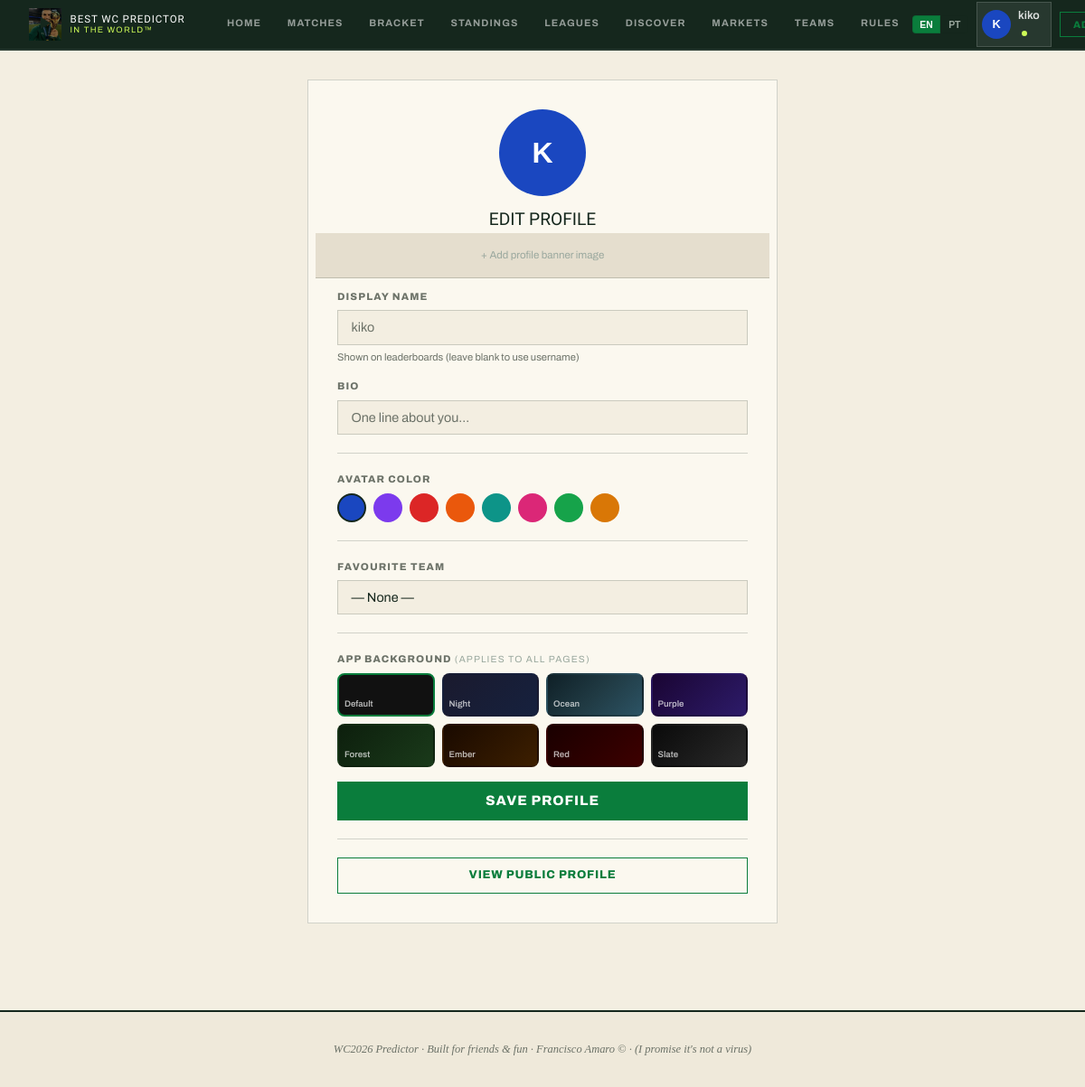
/profile/edit (signed in), run on the app's committed database.
### app/models.py (models this page shows)
class User(Base):
    __tablename__ = "users"
    id = Column(Integer, primary_key=True, index=True)
    username = Column(String(50), unique=True, nullable=False, index=True)
    email = Column(String(100), unique=True, nullable=False, index=True)
    password_hash = Column(String(200), nullable=False)
    is_superadmin = Column(Boolean, default=False)
    display_name = Column(String(50), nullable=True)
    bio = Column(String(120), nullable=True)
    credits = Column(Float, default=10.0)
    avatar_color = Column(String(10), default="#1a47c0")
    avatar_icon = Column(String(6), default="★")
    avatar_img_url = Column(String(200), nullable=True)
    profile_bg = Column(String(100), nullable=True)     # CSS gradient/color for whole-app background
    profile_banner_url = Column(String(200), nullable=True)  # banner image on profile page
    favorite_team_id = Column(Integer, ForeignKey("teams.id"), nullable=True)
    created_at = Column(DateTime, default=datetime.utcnow)
    memberships = relationship("LeagueMember", back_populates="user", cascade="all, delete-orphan")
    predictions = relationship("Prediction", back_populates="user", cascade="all, delete-orphan")
    sweepstake_assignments = relationship("SweepstakeAssignment", back_populates="user")
    tournament_picks = relationship("TournamentPick", back_populates="user", cascade="all, delete-orphan")
    favorite_team = relationship("Team", foreign_keys=[favorite_team_id])

### app/routers/profile.py (the view)
@router.get("/profile/edit")
async def edit_profile_page(request: Request, db: Session = Depends(get_db)):
    user = auth.get_current_user(request, db)
    if not user:
        return RedirectResponse("/login", status_code=303)
    teams = db.query(models.Team).order_by(models.Team.group_letter, models.Team.name).all()
    return templates.TemplateResponse(
        "profile/edit.html",
        {"request": request, "user": user, "teams": teams, "error": None, "success": None},
    )

### app/templates/profile/edit.html (shortened to what this page needs)
{% extends "base.html" %}
{% block content %}
{% set _lang = request.cookies.get('lang', user.language if user and user.language else 'en') %}
<div class="container page-content">
  <div class="form-card" style="max-width:520px">
    <div style="text-align:center;margin-bottom:1.5rem">
      <div id="avatarPreviewWrap" style="display:inline-block;position:relative;cursor:pointer" onclick="document.getElementById('avatarFileInput').click()">
        {{ avatar_html(user, "xl") | safe }}
      </div>
      <h1 class="form-title" style="margin-top:.75rem;margin-bottom:0">{{ t('profile.edit', _lang) }}</h1>
    </div>
    {% if user.profile_banner_url %}
    <div style="margin:-1.5rem -1.5rem 1rem;height:100px;overflow:hidden;position:relative;cursor:pointer"
         onclick="document.getElementById('bannerFileInput').click()">
      <img src="{{ user.profile_banner_url }}" style="width:100%;height:100%;object-fit:cover" alt="">
      <div style="position:absolute;inset:0;background:rgba(0,0,0,.4);display:flex;align-items:center;justify-content:center;
           font-size:.7rem;font-weight:700;color:#fff;opacity:0;transition:opacity .15s" id="bannerOverlay">✏ Change Banner</div>
    </div>
    {% else %}
    <div style="margin:-1.5rem -1.5rem .75rem;height:50px;background:var(--bg-3);display:flex;align-items:center;
         justify-content:center;cursor:pointer;border-bottom:1px solid var(--border)"
         onclick="document.getElementById('bannerFileInput').click()">
      <span style="font-size:.72rem;color:var(--text-3)">+ Add profile banner image</span>
    </div>
    {% endif %}
    <form action="/profile/edit" method="post" id="profileForm">
      <div class="form-group">
        <label class="form-label">{{ t('profile.display_name', _lang) }}</label>
        <input class="form-input" type="text" name="display_name" value="{{ user.display_name or '' }}" maxlength="50" placeholder="{{ user.username }}">
        <p class="form-hint">{{ t('profile.display_hint', _lang) }}</p>
      </div>
      <div class="form-group">
        <label class="form-label">{{ t('profile.bio', _lang) }}</label>
        <input class="form-input" type="text" name="bio" value="{{ user.bio or '' }}" maxlength="120" placeholder="{{ t('profile.bio_hint', _lang) }}">
      </div>
      <hr class="form-divider">
      <p class="form-label">{{ t('profile.avatar_color', _lang) }}</p>
      <div class="color-picker mb-3" id="colorPicker">
        {% for color in AVATAR_COLORS %}
        <div class="color-swatch {% if (user.avatar_color or '#1a47c0') == color %}selected{% endif %}"
             style="background:{{ color }}" data-color="{{ color }}"
             onclick="selectColor('{{ color }}')"></div>
        {% endfor %}
      </div>
      <hr class="form-divider">
      <div class="form-group">
        <label class="form-label">{{ t('profile.fav_team', _lang) }}</label>
        <select class="form-input" name="favorite_team_id">
          <option value="0">— None —</option>
        </select>
      </div>
      <hr class="form-divider">
      <p class="form-label">{{ t('profile.app_bg', _lang) }} <span style="font-size:.65rem;color:var(--text-3);font-weight:400">{{ t('profile.app_bg_hint', _lang) }}</span></p>
      <div style="display:grid;grid-template-columns:repeat(4,1fr);gap:.5rem;margin-bottom:1rem" id="bgPicker">
        {% for val, label, css in bgs %}
        <div onclick="selectBg('{{ val }}')" data-bg="{{ val }}"
             style="height:48px;border-radius:8px;background:{{ css }};cursor:pointer;border:2px solid {% if (user.profile_bg or 'none') == val %}var(--primary){% else %}transparent{% endif %};position:relative;display:flex;align-items:flex-end;padding:4px 6px">
          <span style="font-size:.6rem;color:rgba(255,255,255,.7);font-weight:600">{{ label }}</span>
        </div>
        {% endfor %}
      </div>
      <button type="submit" class="btn btn-primary btn-full btn-lg">{{ t('profile.save', _lang) }}</button>
    </form>
    <hr class="form-divider">
    <a href="/profile/{{ user.username }}" class="btn btn-outline btn-full">{{ t('profile.view_public', _lang) }}</a>
  </div>
</div>
{% endblock %}

### app/templates/base.html (shortened to what this page needs)
<!DOCTYPE html>
<html lang="en">
<head>
  <link rel="stylesheet" href="/static/css/style.css">
</head>
<body>
{% set _lang = request.cookies.get('lang', user.language if user and user.language else 'en') %}
  <nav class="navbar">
    <a href="/" class="navbar-brand">
      <div class="brand-icon" style="overflow:hidden;padding:0;background:none;border:none;position:relative;cursor:pointer"
           id="logoBtn" title="Play / Pause">
        <img src="/static/img/logo.jpg" alt="Logo" style="width:36px;height:36px;object-fit:cover;display:block;">
        <div id="playIcon" style="position:absolute;inset:0;display:flex;align-items:center;justify-content:center;background:rgba(0,0,0,.45);font-size:.9rem;transition:opacity .15s">▶</div>
      </div>
      <div class="brand-text">
        <div class="brand-title">Best WC Predictor</div>
        <div class="brand-year">In The World™</div>
      </div>
    </a>
    <div class="nav-links">
      <a href="/" class="nav-link {% if request.url.path == '/' %}active{% endif %}">{{ t('nav.home', _lang) }}</a>
      <a href="/fixtures" class="nav-link {% if '/fixtures' in request.url.path %}active{% endif %}">{{ t('nav.matches', _lang) }}</a>
      <a href="/knockout" class="nav-link {% if '/knockout' in request.url.path %}active{% endif %}">{{ t('nav.bracket', _lang) }}</a>
      <a href="/standings" class="nav-link {% if '/standings' in request.url.path %}active{% endif %}">{{ t('nav.standings', _lang) }}</a>
      <a href="/leagues" class="nav-link {% if '/leagues' in request.url.path and '/leagues/' not in request.url.path and '/discover' not in request.url.path %}active{% endif %}">{{ t('nav.leagues', _lang) }}</a>
      <a href="/leagues/discover" class="nav-link {% if '/discover' in request.url.path %}active{% endif %}">{{ t('nav.discover', _lang) }}</a>
      <a href="/markets" class="nav-link {% if '/markets' in request.url.path %}active{% endif %}">{{ t('nav.markets', _lang) }}</a>
      <a href="/teams" class="nav-link {% if '/teams' in request.url.path %}active{% endif %}">{{ t('nav.teams', _lang) }}</a>
      <a href="/rules" class="nav-link {% if '/rules' in request.url.path %}active{% endif %}">Rules</a>
    </div>
    <div class="nav-right">
      <form action="/set-language" method="post" style="margin:0;display:flex;gap:2px">
        <button type="submit" name="lang" value="en"
                style="background:{% if _lang == 'en' %}var(--primary){% else %}transparent{% endif %};
                       border:1px solid var(--border);border-radius:4px 0 0 4px;
                       color:{% if _lang == 'en' %}#fff{% else %}var(--text-3){% endif %};
                       padding:.2rem .45rem;font-size:.65rem;font-weight:700;cursor:pointer">EN</button>
        <button type="submit" name="lang" value="pt"
                style="background:{% if _lang == 'pt' %}var(--primary){% else %}transparent{% endif %};
                       border:1px solid var(--border);border-left:none;border-radius:0 4px 4px 0;
                       color:{% if _lang == 'pt' %}#fff{% else %}var(--text-3){% endif %};
                       padding:.2rem .45rem;font-size:.65rem;font-weight:700;cursor:pointer">PT</button>
      </form>
      {% if user %}
        <a href="/profile/{{ user.username }}" class="avatar-chip" style="text-decoration:none">
          {{ avatar_html(user, "sm") | safe }}
          <span style="font-size:.78rem;font-weight:600;color:var(--text-1)">
            {{ user.display_name or user.username }}
            {% if user.is_superadmin %}<span class="superadmin-dot"></span>{% endif %}
          </span>
        </a>
        {% if user.is_superadmin %}
        <a href="/admin" class="btn-nav btn-nav-outline" style="color:var(--gold);border-color:var(--gold)">Admin</a>
        {% endif %}
      {% else %}
        <a href="/login" class="btn-nav btn-nav-outline">{{ t('nav.login', _lang) }}</a>
        <a href="/register" class="btn-nav btn-nav-primary">{{ t('nav.signup', _lang) }}</a>
      {% endif %}
    </div>
  </nav>
  <main>{% block content %}{% endblock %}</main>
  <footer>
    <p>{{ t('footer.text', _lang) }}</p>
  </footer>
</body>
</html>

### data on the page
User: avatar_color+display_name+username "K", display_name+username "kiko", display_name "kiko"

### other printed values
{{ t('nav.home', _lang) }} "HOME"
{{ t('nav.matches', _lang) }} "MATCHES"
{{ t('nav.bracket', _lang) }} "BRACKET"
{{ t('nav.standings', _lang) }} "STANDINGS"
{{ t('nav.leagues', _lang) }} "LEAGUES"
{{ t('nav.discover', _lang) }} "DISCOVER"
{{ t('nav.markets', _lang) }} "MARKETS"
{{ t('nav.teams', _lang) }} "TEAMS"
{{ t('profile.edit', _lang) }} "EDIT PROFILE"
{{ t('profile.display_name', _lang) }} "DISPLAY NAME"
{{ t('profile.display_hint', _lang) }} "Shown on leaderboards (leave blank to use username)"
{{ t('profile.bio', _lang) }} "BIO"
{{ t('profile.avatar_color', _lang) }} "AVATAR COLOR"
{{ t('profile.fav_team', _lang) }} "FAVOURITE TEAM"
{{ t('profile.app_bg', _lang) }} "APP BACKGROUND"
